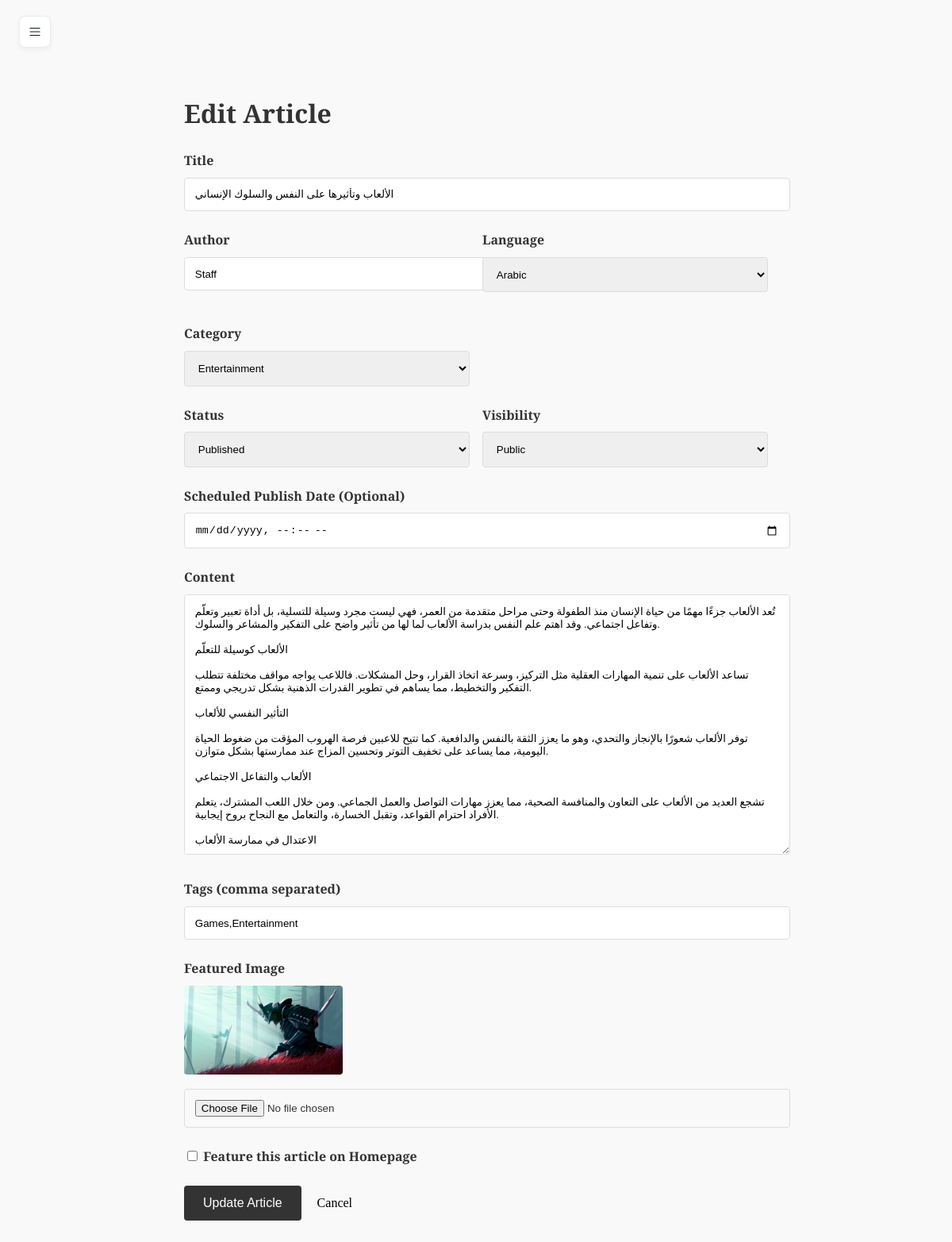
/index.php?page=admin_article_edit&id=11 (signed in), run on an earlier commit of the app's database.
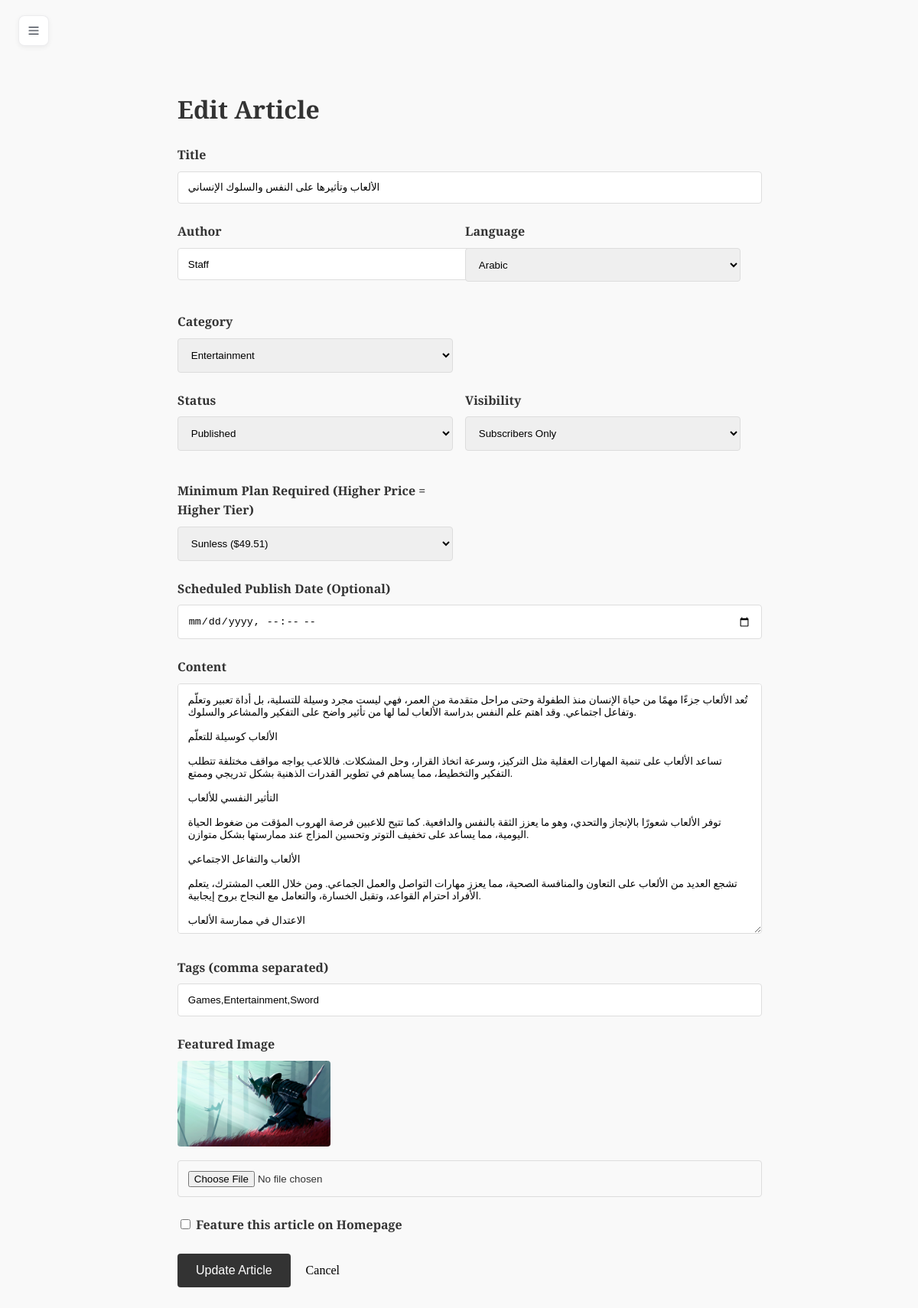
And on a later commit of the database.
### tables this page shows
CREATE TABLE `articles` (
  `id` int NOT NULL AUTO_INCREMENT,
  `title` varchar(255) NOT NULL,
  `content` text NOT NULL,
  `author` varchar(100) DEFAULT NULL,
  `category` varchar(100) DEFAULT NULL,
  `language` varchar(10) DEFAULT 'en',
  `thumbnail` varchar(255) DEFAULT NULL,
  `created_at` timestamp NULL DEFAULT CURRENT_TIMESTAMP,
  `status` enum('draft','published','archived') DEFAULT 'draft',
  `scheduled_at` datetime DEFAULT NULL,
  `is_featured` tinyint(1) DEFAULT '0',
  `visibility` enum('public','subscribed') DEFAULT 'public',
  `tags` text,
  `required_level` int DEFAULT '0',
  `required_plan_id` int DEFAULT NULL,
  PRIMARY KEY (`id`)
);

CREATE TABLE `plans` (
  `id` int NOT NULL AUTO_INCREMENT,
  `name` varchar(50) NOT NULL,
  `price` decimal(10,2) NOT NULL,
  `duration_days` int NOT NULL,
  `features` text,
  `created_at` timestamp NULL DEFAULT CURRENT_TIMESTAMP,
  `level` int DEFAULT '1',
  PRIMARY KEY (`id`)
);

### src/Controllers/Article_C.php (called while the page is built, shortened)
<?php
require_once __DIR__ . '/../Models/Article.php';
class ArticleController {
    private Article $articleModel;
    public function __construct() {
        $this->articleModel = new Article();
    }
    public function edit() {
        $id = $_GET['id'] ?? 0;
        $article = $this->articleModel->getById($id);
        $categories = $this->articleModel->getAllCategories();
        require_once __DIR__ . '/../Models/Subscription.php';
        $subModel = new Subscription();
        $plans = $subModel->getAllPlans();
        include __DIR__ . '/../Views/Admin/Articles/form.php';
    }
}

### src/index.php (called while the page is built, shortened)
<?php
require __DIR__ . '/config/DataBase_Connection.php';
require __DIR__ . '/core/Router.php';
require __DIR__ . '/Controllers/Article_C.php';
$selectedLang = $_SESSION['lang'] ?? 'en';
$page = $_GET['page'] ?? "";
Router::route($page, $selectedLang);

### src/Config/DataBase_Connection.php (called while the page is built)
<?php
if (!class_exists('Database')) {
class Database {
    private static $instance = null;
    private $host;
    private $db_name;
    private $username;
    private $password;
    public $conn = null;
    private function __construct() {
        $this->host = getenv('DB_HOST') ?: 'db';
        $this->db_name = getenv('DB_NAME') ?: 'News';
        $this->username = getenv('DB_USER') ?: 'Rain';
        $this->password = getenv('DB_PASS') ?: 'Sunny';
    }
    public static function getInstance(): Database {
        if (self::$instance === null) {
            self::$instance = new self();
        }
        return self::$instance;
    }
    public function connect() {
        if ($this->conn !== null) {
            return $this->conn;
        }
        try {
            $this->conn = new PDO(
                "mysql:host={$this->host};dbname={$this->db_name};charset=utf8",
                $this->username,
                $this->password
            );
            $this->conn->setAttribute(PDO::ATTR_ERRMODE, PDO::ERRMODE_EXCEPTION);
        } catch(PDOException $e) {
            die("Database Connection Error: " . $e->getMessage());
        }
        return $this->conn;
    }
}
}

### src/Models/Article.php (called while the page is built, shortened)
<?php
require_once __DIR__ . "/../Config/DataBase_Connection.php";
class Article {
    private PDO $conn;
    public function __construct() {
        $this->conn = Database::getInstance()->connect();
    }
    public function getById(int $id): ?array {
        $stmt = $this->conn->prepare("SELECT * FROM articles WHERE id = ?");
        $stmt->execute([$id]);
        $result = $stmt->fetch(PDO::FETCH_ASSOC);
        return $result ?: null;
    }
    public function getAllCategories(): array {
        $standard = [
            'general', 'world', 'politics', 'technology', 'science', 'health',
            'sports', 'entertainment', 'business', 'opinion', 'lifestyle', 'travel', 'culture'
        ];
        $stmt = $this->conn->query("SELECT DISTINCT category FROM articles WHERE status = 'published' AND category IS NOT NULL AND category != ''");
        $dbCategories = $stmt->fetchAll(PDO::FETCH_COLUMN);
        $all = array_unique(array_merge($standard, $dbCategories));
        sort($all);
        return $all;
    }
}

### src/Models/Subscription.php (called while the page is built, shortened)
<?php
require_once __DIR__ . "/../config/DataBase_Connection.php";
class Subscription {
    private $conn;
    public function __construct() {
        $this->conn = Database::getInstance()->connect();
    }
    public function getAllPlans() {
        $stmt = $this->conn->query("SELECT * FROM plans ORDER BY price ASC");
        return $stmt->fetchAll(PDO::FETCH_ASSOC);
    }
}

### src/Views/Admin/Articles/form.php (the view, shortened to what the changed rows need)
<?php
$isEdit = isset($article);
$action = $isEdit ? 'index.php?page=admin_article_update' : 'index.php?page=admin_article_store';
?>
<!DOCTYPE html>
<html lang="en">
<head>
    <link rel="stylesheet" href="../../Assets/CSS/theme.css">
</head>
<body>
    <div class="admin-page">
        <?php include __DIR__ . '/../Sidebar.php'; ?>
        <main>
            <div class="admin-page">
        <h1><?= $isEdit ? 'Edit Article' : 'Create New Article' ?></h1>
        <form action="<?= $action ?>" method="POST" enctype="multipart/form-data">
            <div class="form-group">
                <label>Title</label>
                <input type="text" name="title" class="form-control" value="<?= $article['title'] ?? '' ?>" required>
            </div>
            <div class="grid">
                <div class="form-group">
                    <label>Author</label>
                    <input type="text" name="author" class="form-control" value="<?= $article['author'] ?? $_SESSION['username'] ?? 'Admin' ?>" required>
                </div>
                <div class="form-group">
                    <label for="language">Language</label>
                    <select id="language" name="language" class="form-control" required>
                        <?php
                        $languages = [
                            'English', 'Arabic', 'French', 'Spanish', 'German', 'Italian',
                            'Portuguese', 'Russian', 'Chinese', 'Dutch', 'Norwegian',
                            'Swedish', 'Hebrew', 'Urdu', 'Japanese', 'Korean'
                        ];
                        $currentLanguage = $article['language'] ?? 'English';
                        foreach ($languages as $lang):
                        ?>
                            <option value="<?= htmlspecialchars($lang) ?>" <?= $currentLanguage === $lang ? 'selected' : '' ?>>
                                <?= htmlspecialchars($lang) ?>
                            </option>
                        <?php endforeach; ?>
                    </select>
                </div>
                <div class="form-group">
                    <label>Category</label>
                    <select name="category" class="form-control">
                        <?php if (!empty($categories)): ?>
                            <?php foreach ($categories as $cat): ?>
                                <option value="<?= htmlspecialchars($cat) ?>" <?= ($article['category'] ?? 'general') == $cat ? 'selected' : '' ?>>
                                    <?= htmlspecialchars(ucfirst($cat)) ?>
                                </option>
                            <?php endforeach; ?>
                        <?php else: ?>
                            <option value="general">General</option>
                        <?php endif; ?>
                    </select>
                </div>
            </div>
            <div class="grid">
                <div class="form-group">
                    <label>Status</label>
                    <select name="status" class="form-control">
                        <option value="published" <?= ($article['status'] ?? '') == 'published' ? 'selected' : '' ?>>Published</option>
                    </select>
                </div>
                <div class="form-group">
                    <label>Visibility</label>
                    <select name="visibility" class="form-control" onchange="togglePlanSelect(this)">
                        <option value="public" <?= ($article['visibility'] ?? '') == 'public' ? 'selected' : '' ?>>Public</option>
                        <option value="subscribed" <?= ($article['visibility'] ?? '') == 'subscribed' ? 'selected' : '' ?>>Subscribers Only</option>
                    </select>
                </div>
                <div class="form-group" id="plan-select-group" style="display: <?= ($article['visibility'] ?? '') == 'subscribed' ? 'block' : 'none' ?>;">
                    <label>Minimum Plan Required (Higher Price = Higher Tier)</label>
                    <select name="required_plan_id" class="form-control">
                        <?php if (isset($plans)): ?>
                            <?php foreach ($plans as $p): ?>
                                <option value="<?= $p['id'] ?>" <?= ($article['required_plan_id'] ?? '') == $p['id'] ? 'selected' : '' ?>>
                                    <?= htmlspecialchars($p['name']) ?> ($<?= $p['price'] ?>)
                                </option>
                            <?php endforeach; ?>
                        <?php endif; ?>
                    </select>
                </div>
            </div>
            <div class="form-group">
                <label>Scheduled Publish Date (Optional)</label>
                <input type="datetime-local" name="scheduled_at" class="form-control" value="<?= isset($article['scheduled_at']) ? date('Y-m-d\TH:i', strtotime($article['scheduled_at'])) : '' ?>">
            </div>
            <div class="form-group">
                <label>Content</label>
                <textarea name="description" class="form-control" required><?= $article['content'] ?? '' ?></textarea>
            </div>
            <div class="form-group">
                <label>Tags (comma separated)</label>
                <input type="text" name="tags" class="form-control" value="<?= $article['tags'] ?? '' ?>">
            </div>
            <div class="form-group">
                <label>Featured Image</label>
                <?php if (!empty($article['thumbnail'])): ?>
                    <div style="margin-bottom: 10px;">
                        <img src="<?= $article['thumbnail'] ?>" style="max-width: 200px; border-radius: 4px;">
                    </div>
                <?php endif; ?>
                <input type="file" name="thumbnail" class="form-control" accept="image/*">
            </div>
            <div class="form-group">
                <label>
                    <input type="checkbox" name="is_featured" value="1" <?= ($article['is_featured'] ?? 0) == 1 ? 'checked' : '' ?>>
                    Feature this article on Homepage
                </label>
            </div>
            <button type="submit" class="btn"><?= $isEdit ? 'Update Article' : 'Create Article' ?></button>
            <a href="index.php?page=admin_articles" style="margin-left: 1rem;">Cancel</a>
        </form>
    </div>
            </div>

What changed in the data, as far as the page shows it:
changed articles "الألعاب وتأثيرها على النفس والسلوك الإنساني": visibility "Public" → "Subscribers Only"; required_plan_id (not shown) → "Sunless ($49.51)"; tags "Games,Entertainment" → "Games,Entertainment,Sword"
Also different on the page:
text now shown: "Minimum Plan Required (Higher Price = Higher Tier)"
